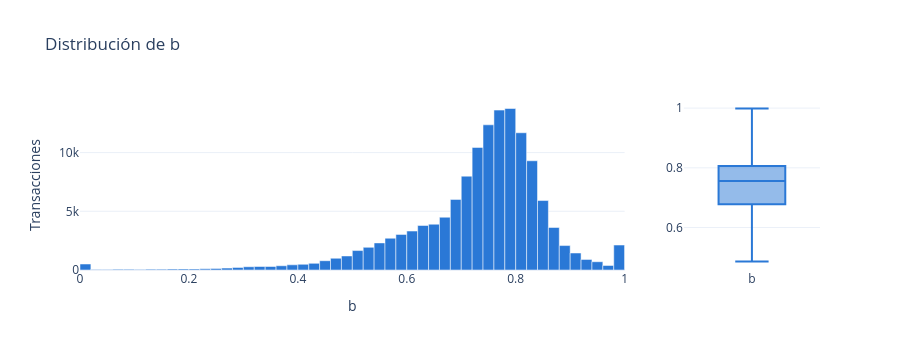
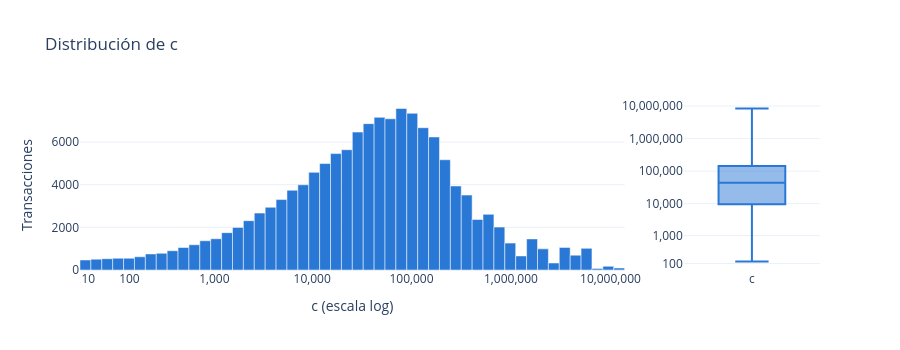
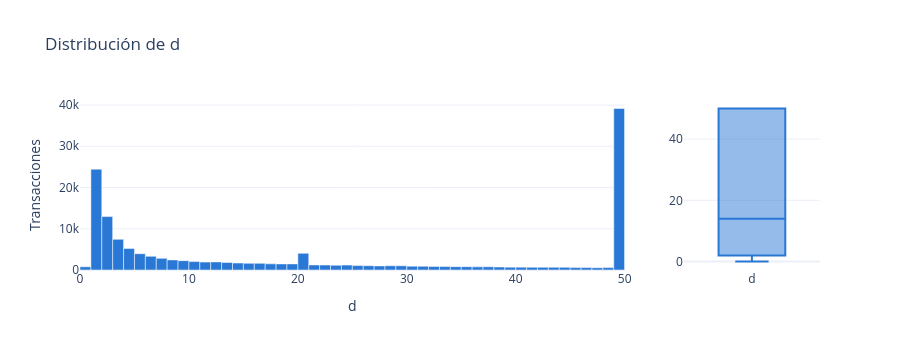
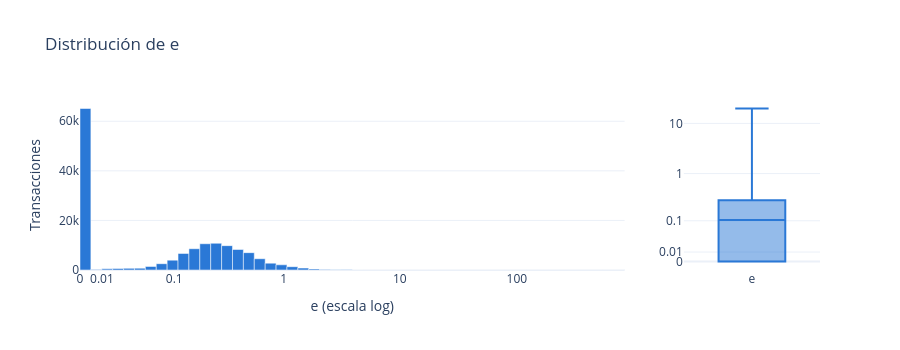

Notebook code for these charts, in order:
### Code cell
# Histograma y boxplot de cada variable continua, sin recortar outliers
for columna in columnas_continuas:
    graficar_distribucion(df[columna], usar_log=columna in columnas_cola_larga).show()

### Figure 1 — Plotly figure (JSON) as saved in the notebook; plotly's stock layout.template omitted (floating-point values rounded to 4 significant figures)
{"data": [{"marker": {"color": "#2a78d6"}, "type": "bar", "x": [0.01, 0.03, 0.05, 0.07, 0.09, 0.11, 0.13, 0.15, 0.17, 0.19, 0.21, 0.23, 0.25, 0.27, 0.29, 0.31, 0.33, 0.35, 0.37, 0.39, 0.41, 0.43, 0.45, 0.47, 0.49, 0.51, 0.53, 0.55, 0.57, 0.59, 0.61, 0.63, 0.65, 0.67, 0.69, 0.71, 0.73, 0.75, 0.77, 0.79, 0.81, 0.83, 0.85, 0.87, 0.89, 0.91, 0.93, 0.95, 0.97, 0.99], "xaxis": "x", "y": [509, 44, 42, 60, 56, 53, 72, 72, 79, 93, 90, 99, 135, 162, 223, 278, 297, 298, 361, 441, 485, 565, 791, 1001, 1196, 1656, 1929, 2308, 2706, 3034, 3318, 3792, 3900, 4495, 6015, 7993, 10439, 12366, 13620, 13756, 11690, 9304, 5916, 3623, 2081, 1448, 905, 705, 389, 2126], "yaxis": "y"}, {"lowerfence": [0.4863], "marker": {"color": "#2a78d6"}, "median": [0.7555], "q1": [0.6784], "q3": [0.8065], "type": "box", "upperfence": [0.9987], "x": ["b"], "xaxis": "x2", "yaxis": "y2"}], "layout": {"bargap": 0, "height": 350, "showlegend": false, "title": {"text": "Distribución de b"}, "xaxis": {"anchor": "y", "domain": [0, 0.736], "title": {"text": "b"}}, "xaxis2": {"anchor": "y2", "domain": [0.816, 1]}, "yaxis": {"anchor": "x", "domain": [0, 1], "title": {"text": "Transacciones"}}, "yaxis2": {"anchor": "x2", "domain": [0, 1]}}}

### Figure 2 — Plotly figure (JSON) as saved in the notebook; plotly's stock layout.template omitted (floating-point values rounded to 4 significant figures)
{"data": [{"marker": {"color": "#2a78d6"}, "type": "bar", "x": [0.05622, 0.1657, 0.2751, 0.3846, 0.4941, 0.6035, 0.713, 0.8225, 0.9319, 1.041, 1.151, 1.26, 1.37, 1.479, 1.589, 1.698, 1.808, 1.917, 2.027, 2.136, 2.245, 2.355, 2.464, 2.574, 2.683, 2.793, 2.902, 3.012, 3.121, 3.231, 3.34, 3.45, 3.559, 3.668, 3.778, 3.887, 3.997, 4.106, 4.216, 4.325, 4.435, 4.544, 4.654, 4.763, 4.873, 4.982, 5.091, 5.201, 5.31, 5.42], "xaxis": "x", "y": [470, 510, 530, 552, 552, 621, 754, 785, 904, 1056, 1184, 1372, 1466, 1752, 1999, 2314, 2670, 2942, 3304, 3741, 3997, 4580, 4995, 5461, 5643, 6470, 6866, 7161, 7094, 7576, 7351, 6675, 6240, 5172, 3942, 3514, 2372, 2612, 2012, 1261, 659, 1459, 991, 329, 1060, 697, 1015, 66, 175, 93], "yaxis": "y"}, {"lowerfence": [0.5579], "marker": {"color": "#2a78d6"}, "median": [2.973], "q1": [2.32], "q3": [3.495], "type": "box", "upperfence": [5.257], "x": ["c"], "xaxis": "x2", "yaxis": "y2"}], "layout": {"bargap": 0, "height": 350, "showlegend": false, "title": {"text": "Distribución de c"}, "xaxis": {"anchor": "y", "domain": [0, 0.736], "ticktext": ["0", "10", "100", "1,000", "10,000", "100,000", "1,000,000", "10,000,000"], "tickvals": [0, 0.08454, 0.4982, 1.352, 2.334, 3.332, 4.332, 5.332], "title": {"text": "c (escala log)"}}, "xaxis2": {"anchor": "y2", "domain": [0.816, 1]}, "yaxis": {"anchor": "x", "domain": [0, 1], "title": {"text": "Transacciones"}}, "yaxis2": {"anchor": "x2", "domain": [0, 1], "ticktext": ["0", "10", "100", "1,000", "10,000", "100,000", "1,000,000", "10,000,000"], "tickvals": [0, 0.08454, 0.4982, 1.352, 2.334, 3.332, 4.332, 5.332]}}}

### Figure 3 — Plotly figure (JSON) as saved in the notebook; plotly's stock layout.template omitted (floating-point values rounded to 4 significant figures)
{"data": [{"marker": {"color": "#2a78d6"}, "type": "bar", "x": [0.5, 1.5, 2.5, 3.5, 4.5, 5.5, 6.5, 7.5, 8.5, 9.5, 10.5, 11.5, 12.5, 13.5, 14.5, 15.5, 16.5, 17.5, 18.5, 19.5, 20.5, 21.5, 22.5, 23.5, 24.5, 25.5, 26.5, 27.5, 28.5, 29.5, 30.5, 31.5, 32.5, 33.5, 34.5, 35.5, 36.5, 37.5, 38.5, 39.5, 40.5, 41.5, 42.5, 43.5, 44.5, 45.5, 46.5, 47.5, 48.5, 49.5], "xaxis": "x", "y": [786, 24447, 12959, 7445, 5232, 3955, 3314, 2823, 2455, 2262, 2042, 1921, 1970, 1825, 1692, 1625, 1607, 1497, 1475, 1481, 4045, 1221, 1197, 1146, 1187, 1062, 1043, 997, 1025, 1015, 930, 896, 862, 827, 812, 805, 762, 785, 726, 696, 697, 652, 661, 662, 646, 584, 581, 552, 586, 39162], "yaxis": "y"}, {"lowerfence": [0], "marker": {"color": "#2a78d6"}, "median": [14], "q1": [2], "q3": [50], "type": "box", "upperfence": [50], "x": ["d"], "xaxis": "x2", "yaxis": "y2"}], "layout": {"bargap": 0, "height": 350, "showlegend": false, "title": {"text": "Distribución de d"}, "xaxis": {"anchor": "y", "domain": [0, 0.736], "title": {"text": "d"}}, "xaxis2": {"anchor": "y2", "domain": [0.816, 1]}, "yaxis": {"anchor": "x", "domain": [0, 1], "title": {"text": "Transacciones"}}, "yaxis2": {"anchor": "x2", "domain": [0, 1]}}}

### Figure 4 — Plotly figure (JSON) as saved in the notebook; plotly's stock layout.template omitted (floating-point values rounded to 4 significant figures)
{"data": [{"marker": {"color": "#2a78d6"}, "type": "bar", "x": [0.04652, 0.1396, 0.2326, 0.3256, 0.4187, 0.5117, 0.6048, 0.6978, 0.7909, 0.8839, 0.9769, 1.07, 1.163, 1.256, 1.349, 1.442, 1.535, 1.628, 1.721, 1.814, 1.907, 2.0, 2.093, 2.186, 2.28, 2.373, 2.466, 2.559, 2.652, 2.745, 2.838, 2.931, 3.024, 3.117, 3.21, 3.303, 3.396, 3.489, 3.582, 3.675, 3.768, 3.861, 3.954, 4.047, 4.14, 4.233, 4.326, 4.42, 4.513, 4.606], "xaxis": "x", "y": [65141, 171, 474, 607, 656, 737, 1437, 2542, 3980, 6676, 8582, 10590, 10774, 9821, 8273, 6999, 4547, 2762, 2097, 1336, 770, 430, 227, 127, 57, 34, 21, 15, 9, 16, 12, 20, 22, 13, 10, 2, 5, 2, 1, 2, 0, 0, 1, 0, 1, 0, 0, 0, 0, 1], "yaxis": "y"}, {"lowerfence": [0], "marker": {"color": "#2a78d6"}, "median": [0.8227], "q1": [0], "q3": [1.211], "type": "box", "upperfence": [3.026], "x": ["e"], "xaxis": "x2", "yaxis": "y2"}], "layout": {"bargap": 0, "height": 350, "showlegend": false, "title": {"text": "Distribución de e"}, "xaxis": {"anchor": "y", "domain": [0, 0.736], "ticktext": ["0", "0.01", "0.1", "1", "10", "100"], "tickvals": [0, 0.1871, 0.8052, 1.739, 2.732, 3.731], "title": {"text": "e (escala log)"}}, "xaxis2": {"anchor": "y2", "domain": [0.816, 1]}, "yaxis": {"anchor": "x", "domain": [0, 1], "title": {"text": "Transacciones"}}, "yaxis2": {"anchor": "x2", "domain": [0, 1], "ticktext": ["0", "0.01", "0.1", "1", "10", "100"], "tickvals": [0, 0.1871, 0.8052, 1.739, 2.732, 3.731]}}}
